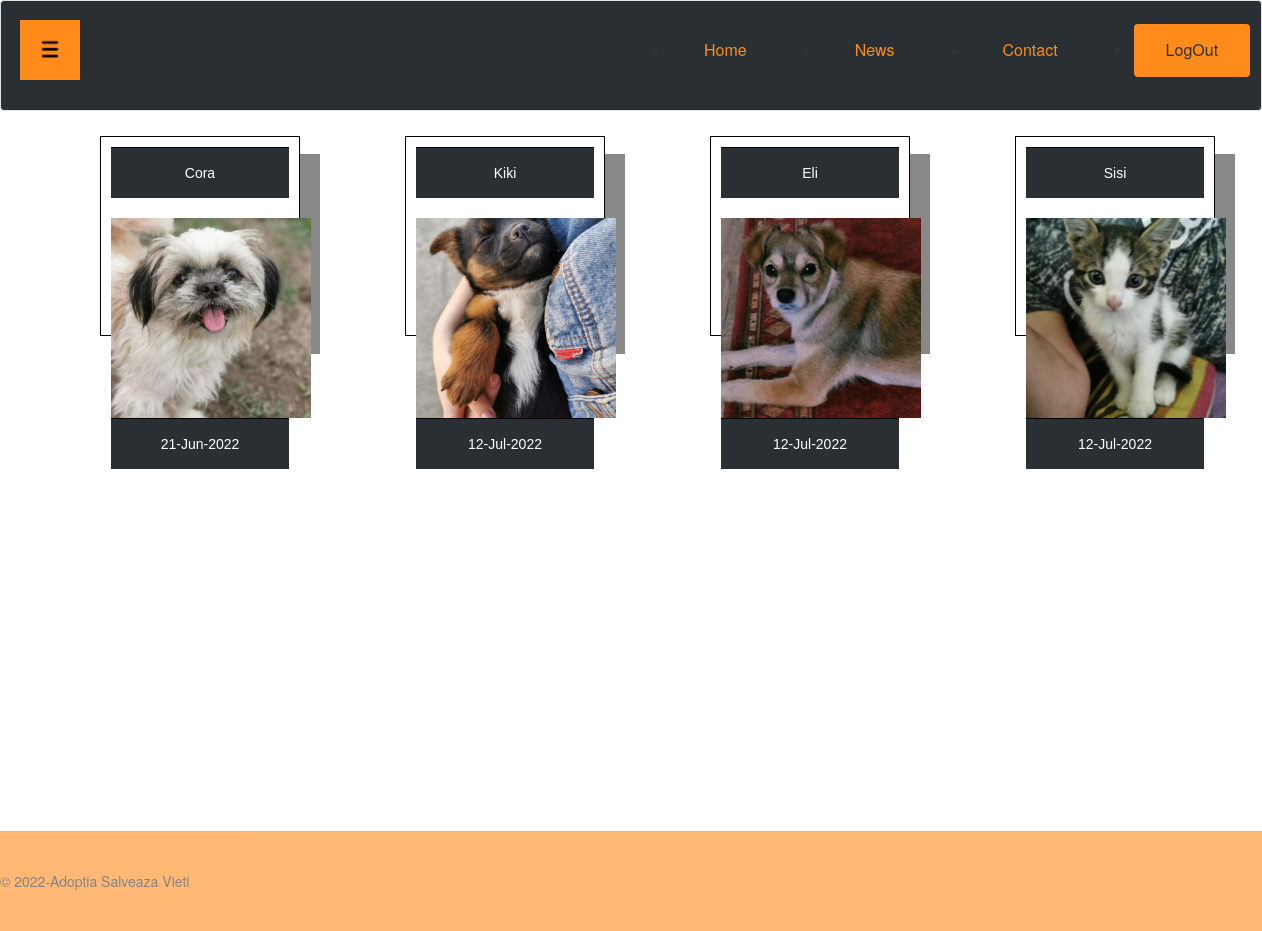
Page /php/vizualizareAdoptii.php (signed in) on the committed database.
### tables this page shows
CREATE TABLE `adoptii` (
  `id_adoptie` varchar(255) NOT NULL,
  `id_utilizator` varchar(255) NOT NULL,
  `id_animal` varchar(255) NOT NULL,
  `data_adoptie` varchar(255) NOT NULL
);

CREATE TABLE `animale` (
  `id_animal` varchar(255) NOT NULL,
  `nume` varchar(255) NOT NULL,
  `tip_animal` varchar(255) NOT NULL,
  `rasa` varchar(255) NOT NULL,
  `gen` varchar(255) NOT NULL,
  `varsta` varchar(255) NOT NULL,
  `mediu_viata` varchar(255) NOT NULL,
  `acomodabil` varchar(255) NOT NULL,
  `descriere` text NOT NULL,
  `adoptat` varchar(255) NOT NULL,
  `imagine_ref` varchar(255) NOT NULL
);

### php/vizualizareAdoptii.php (the view, shortened to what this page needs)
<?php
if(!isset($_SESSION['id_administrator'])) {
    if(!isset($_SESSION['id_utilizator']))
        header("location: ../index.php");
    include("../include/inHeaderUser.php");
    $session_id = $_SESSION["id_utilizator"];
    $author = "user";
}
else{
    include("../include/inHeaderAdmin.php");
}
echo "<link rel='stylesheet' type='text/css' href='../css/admin.css'>";
global $conn;
if(isset($_SESSION['id_administrator'])) {
    $check_adoptii = $conn->prepare("select * from adoptii");
    $check_adoptii->execute();
    echo "<div class=content>";
    while ($adoptie = $check_adoptii->fetch()) {
        $id_animal = $adoptie['id_animal'];
        $data_adoptie = $adoptie['data_adoptie'];
        $check_animale = $conn->prepare("select * from animale where id_animal=?");
        $check_animale->execute(array($id_animal));
        $animal = $check_animale->fetch();
        echo "<div class='gallery'>
                    <a href='vizualizareAdoptie.php?id_adoptie=" . $adoptie["id_adoptie"] . "'>
                    <div class='desc'> " . $animal["nume"] . " </div><br>
                        <img src='" . $animal["imagine_ref"] . "' style='width=100%;'><br>
                    <div class='desc'> " . $data_adoptie . " </div></div></a>";
    }
    echo "</div>";
}
include("../include/footer.php");
?>

### include/inHeaderAdmin.php (shortened to what this page needs)
<!DOCTYPE html>
<html lang="ro">
<link rel="stylesheet" type="text/css" href="https://maxcdn.bootstrapcdn.com/bootstrap/3.3.7/css/bootstrap.min.css">
<link rel="stylesheet" type="text/css" href="../css/admin.css">
<body class="logged">
<div class="row">
    <div class="col-sm-12">
        <div class="well">
            <nav>
                <ul>
                    <li class="menu"><a href="../php/mainAdmin.php"><img style="width: 30px;" alt="Meniu" src="../imagini/menu.png"/></a>
                    </li>
                </ul>
            </nav>
            <ul>
                <li><a href="#home" class="btn2">Home</a></li>   </ul>
            <ul> <li><a href="#news" class="btn2">News</a></li>   </ul>
            <ul> <li><a href="#contact" class="btn2">Contact</a></li>   </ul>
            <ul > <li><a href="/Adoptia-Salveaza-Vieti/php/logout.php" class="btn">LogOut</a></li>
            </ul>
        </div>
    </div>
</div>

### include/footer.php
<footer class="foot">
    <div class="footer">
        &copy; 2022-Adoptia Salveaza Vieti
    </div>
</footer>

### css/admin.css (style rules this page uses)
* { box-sizing: border-box; }
html,body { height: 100%; margin: 0; }
body { background-color:white; }
body.logged { overflow-x: hidden; -webkit-background-size: cover; -moz-background-size: cover; -o-background-size: cover; background-size: cover; }
div.gallery { margin: 5px; float: left; height: 200px; width: 200px; padding: 10px; box-shadow: 20px 18px #888888; }
div.gallery img { width: 200px; height: 200px; align-items: center; }
div.desc { padding: 15px; text-align: center; border-top: 1px solid black; background-color: #292F33 ; color: white; font-family: "Raleway", sans-serif; }
footer.foot { width: 100%; display: flex; flex-direction: column; height: 100px; background-color:#ff8c1a ; opacity: 60%; margin-bottom: -100px; }
div.footer { width: 30%; margin-top: auto; padding: 40px 0; }
.well { background-color: #292F33; display: flex; }
.menu { position: relative; background-color: #ff8c1a; }
nav a { color: #1f2833; display: block; padding: 15px 15px; text-decoration: none; font-size: max(15px, 1vw); }
nav ul, nav ul li { list-style: none; padding: 0; margin: 0; }
nav > ul { background: #262626; text-align: center; }
nav > ul > li { display: inline-block; border-left: 1px solid #000; }
nav > ul > li:first-child { border-left: none; }
.content { min-height: 100%; margin-bottom: -100px; }
.btn { background-color:#ff8c1a; border: none; color: #292F33; padding: 15px 32px; text-align: center; text-decoration: none; display: inline-block; margin: 4px 2px; cursor: pointer; font-size: 16px; }
.btn2 { background-color: #292F33; border: none; color: #ff8c1a; padding: 15px 32px; text-align: center; text-decoration: none; display: inline-block; margin: 4px 2px; cursor: pointer; font-size: 16px; }
div.gallery { margin: 5px; border: 1px solid black; margin-left: 100px; width: 200px; position: center; }
div.gallery img { object-fit: cover; }
div.desc { padding: 15px; text-align: center; }

### rows in the picture
adoptii: id_animal.nume "Cora", id_animal.imagine_ref (picture), data_adoptie "21-Jun-2022"
adoptii: id_animal.nume "Kiki", id_animal.imagine_ref (picture), data_adoptie "12-Jul-2022"
adoptii: id_animal.nume "Eli", id_animal.imagine_ref (picture), data_adoptie "12-Jul-2022"
adoptii: id_animal.nume "Sisi", id_animal.imagine_ref (picture), data_adoptie "12-Jul-2022"
